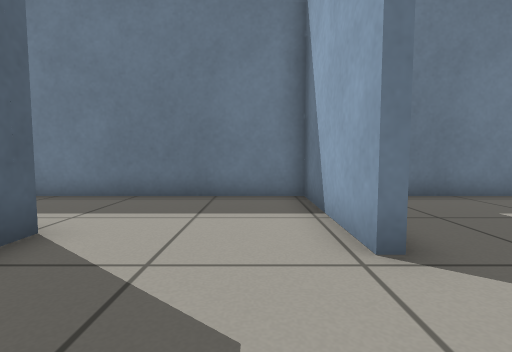
View 1 (above)

24 first-person views from a walk through a robot-simulator world made for Gazebo. The camera is 0.5 m above the floor, tilts 4° down and sees 85° across. The floor is counted in squares, 0.5 m on a side. Each view is taken from the middle of a square. On the plan, view 1 faces up. The plan holds only what a view shows up to about 11 squares ahead; the rest is blank.

View 2
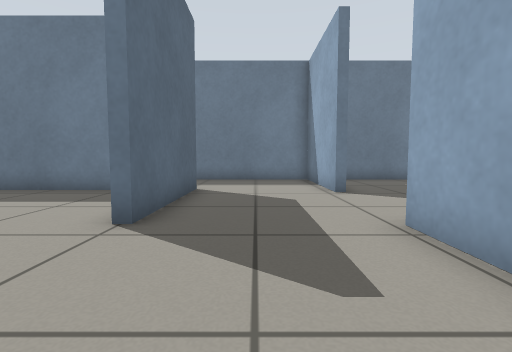

View 3
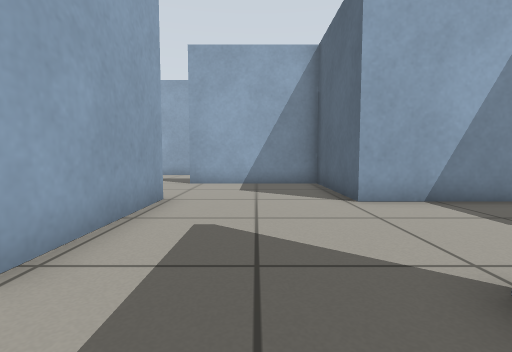

View 4
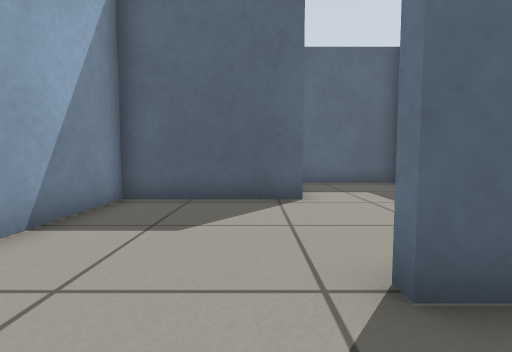

View 5
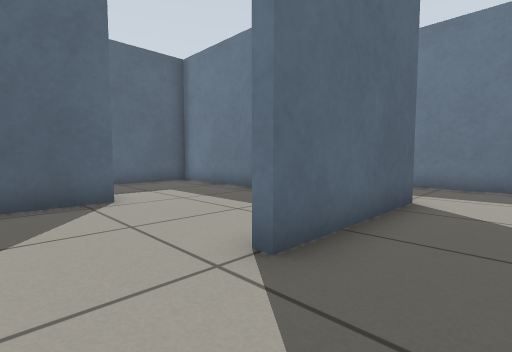

View 6
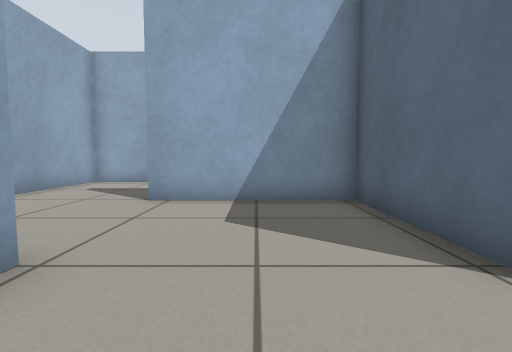

View 7
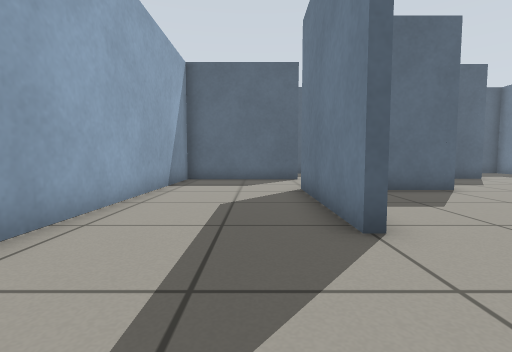

View 8
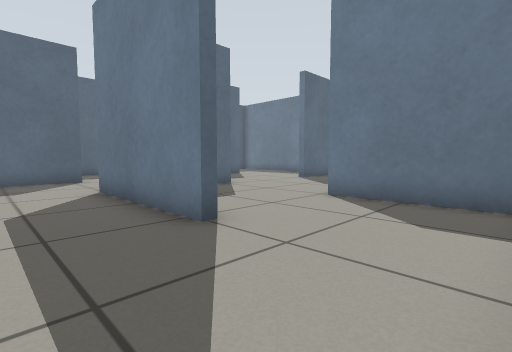

View 9
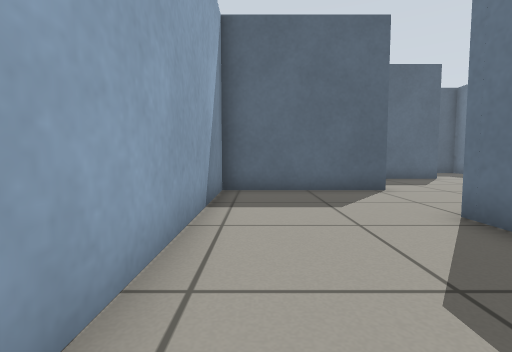

View 10
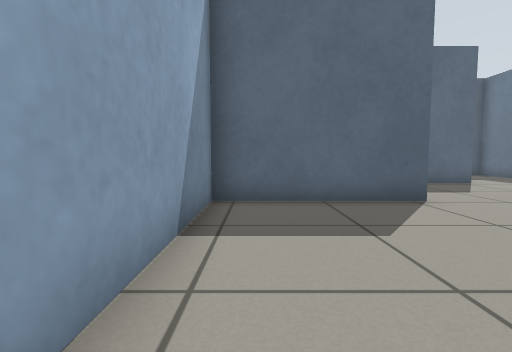

View 11
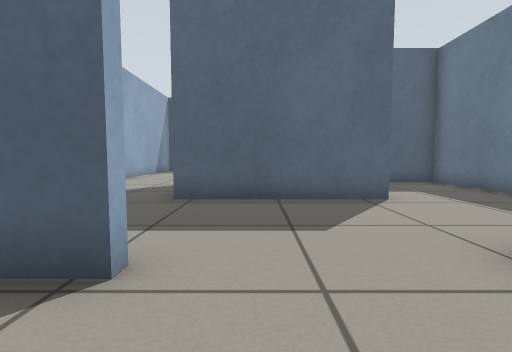

View 12
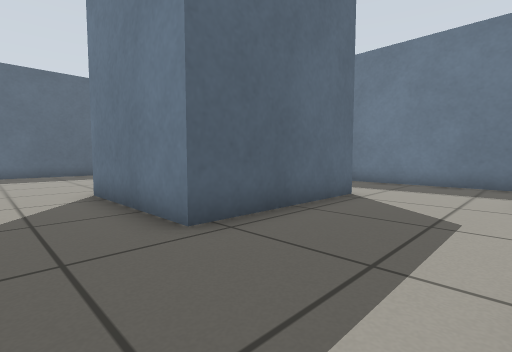

View 13
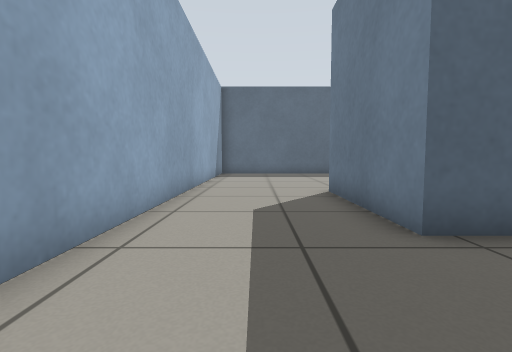

View 14
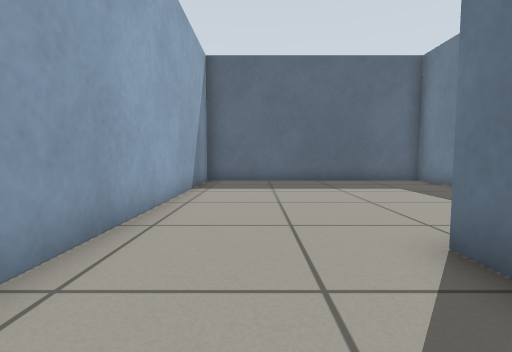

View 15
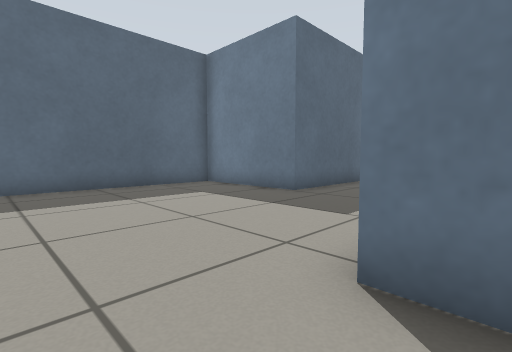

View 16
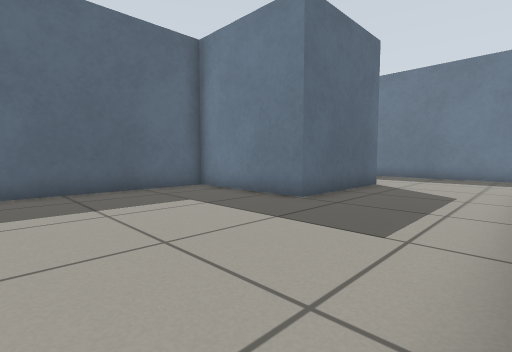

View 17
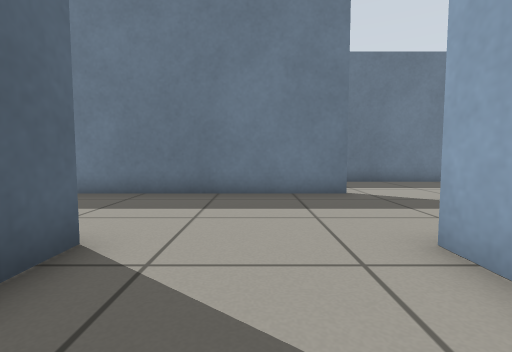

View 18
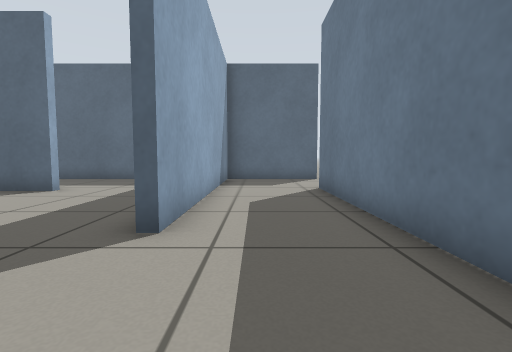

View 19
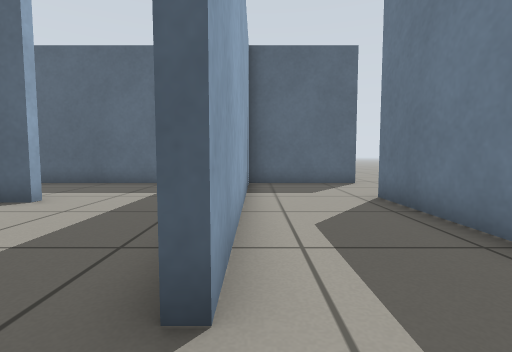

View 20
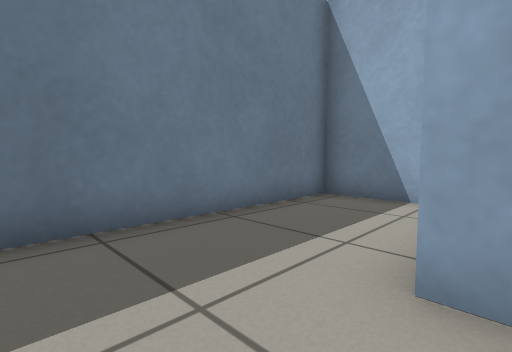

View 21
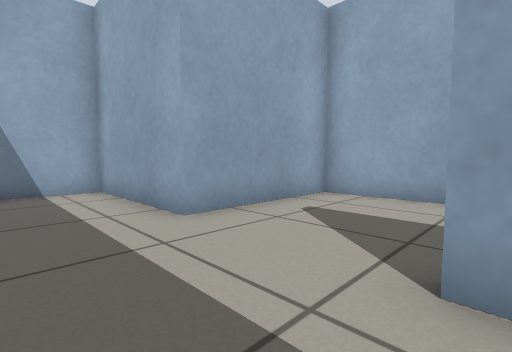

View 22
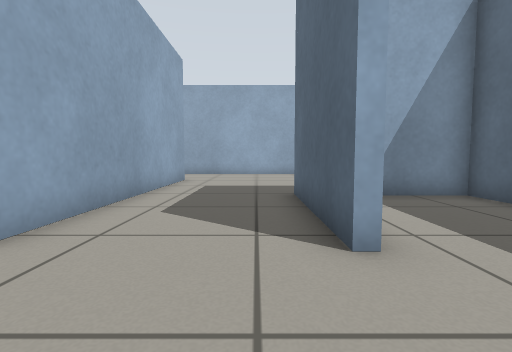

View 23
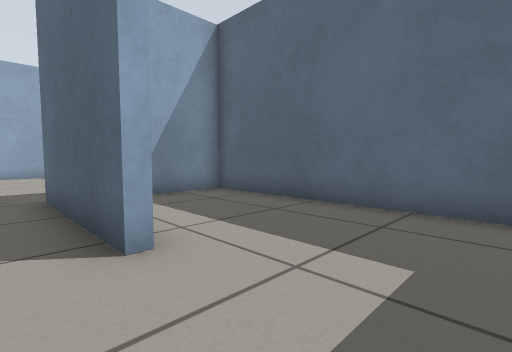

View 24
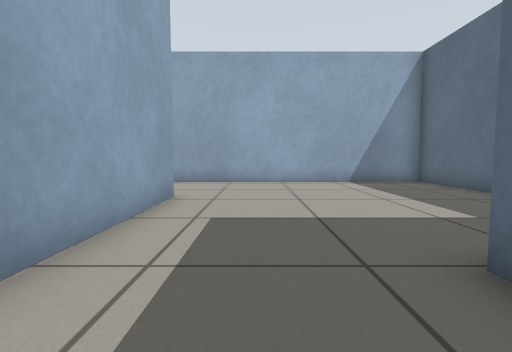

### Floor plan
Ten units are one square. View 1 is at (0, 0); x grows to the right and y downward. Boxes are objects, and circles mark ways between rooms. Rooms are numbered by the first view taken in them; rooms with no view inside come last. Other rooms are left out.
<svg viewBox="-249 -83 307 228">
<path fill="none" stroke="#000" d="M12 45 12 9M16 -28 12 -28M-28 -36 -28 9 -32 9M12 55 12 45M-33 51 -33 93 15 93M15 96 -36 96M-72 93 -72 140 53 140 53 103M-76 93 -72 93M-115 99 -160 99 -160 9M-200 8 -200 55 -244 55 -244 140 -101 140M-155 -34 -204 -34M-118 -36 -74 -36 -74 -70 -209 -70M-236 -37 -155 -37M-244 -78 -244 -38M-148 9 -118 9 -118 -36M-75 9 -75 51 -33 51M-52 -33 -115 -33 -115 2M-244 -19 -244 51 -221 51M-204 -34 -229 -34M-115 49 -115 99M12 -28 12 -70 -56 -70M-84 12 -114 12"/>
<circle cx="-10" cy="50" r="3" fill="#2a7"/>
<circle cx="-30" cy="25" r="3" fill="#2a7"/>
<circle cx="-10" cy="-30" r="3" fill="#2a7"/>
<circle cx="-50" cy="100" r="3" fill="#2a7"/>
<circle cx="-70" cy="75" r="3" fill="#2a7"/>
<circle cx="-160" cy="-10" r="3" fill="#2a7"/>
<circle cx="-200" cy="-10" r="3" fill="#2a7"/>
<circle cx="-95" cy="100" r="3" fill="#2a7"/>
<circle cx="-140" cy="-30" r="3" fill="#2a7"/>
<circle cx="-100" cy="50" r="3" fill="#2a7"/>
<text x="-10" y="10">1</text>
<text x="-10" y="70">2</text>
<text x="0" y="120">3</text>
<text x="-60" y="80">4</text>
<text x="-170" y="80">5</text>
<text x="-160" y="-50">6</text>
<text x="-140" y="-20">7</text>
<text x="-70" y="0">8</text>
<text x="-220" y="10">9</text>
<text x="-100" y="70">10</text>
<text x="-30" y="-50">11</text>
<text x="-100" y="30">12</text>
</svg>
Room 1 opens to room 2. Room 1 opens to room 8. Room 1 opens to room 11. Room 3 opens to room 4. Room 4 opens to room 10. Room 5 opens to room 7. Room 5 opens to room 9. Room 5 opens to room 10. Room 6 opens to room 7. Room 10 opens to room 12.

Where each view was taken, in squares from view 1:
view 1: 0 up, 0 right, facing up
view 2: 5 down, 1 left, facing up
view 3: 1 up, 1 left, facing down
view 4: 2 down, 1 left, facing left
view 5: 3 down, 1 left, facing up-left
view 6: 3 down, 1 left, facing down
view 7: 11 down, 5 right, facing left
view 8: 12 down, 5 right, facing up-left
view 9: 13 down, 1 right, facing left
view 10: 13 down, 1 left, facing left
view 11: 8 down, 5 left, facing left
view 12: 12 down, 8 left, facing up-left
view 13: 12 down, 8 left, facing left
view 14: 12 down, 13 left, facing left
view 15: 12 down, 15 left, facing up-left
view 16: 11 down, 16 left, facing up-left
view 17: 4 down, 18 left, facing up
view 18: 5 up, 12 left, facing left
view 19: 4 up, 14 left, facing left
view 20: 3 up, 14 left, facing up-right
view 21: 6 up, 16 left, facing down-right
view 22: 2 up, 19 left, facing down
view 23: 2 up, 19 left, facing down-left
view 24: 3 down, 18 left, facing down
